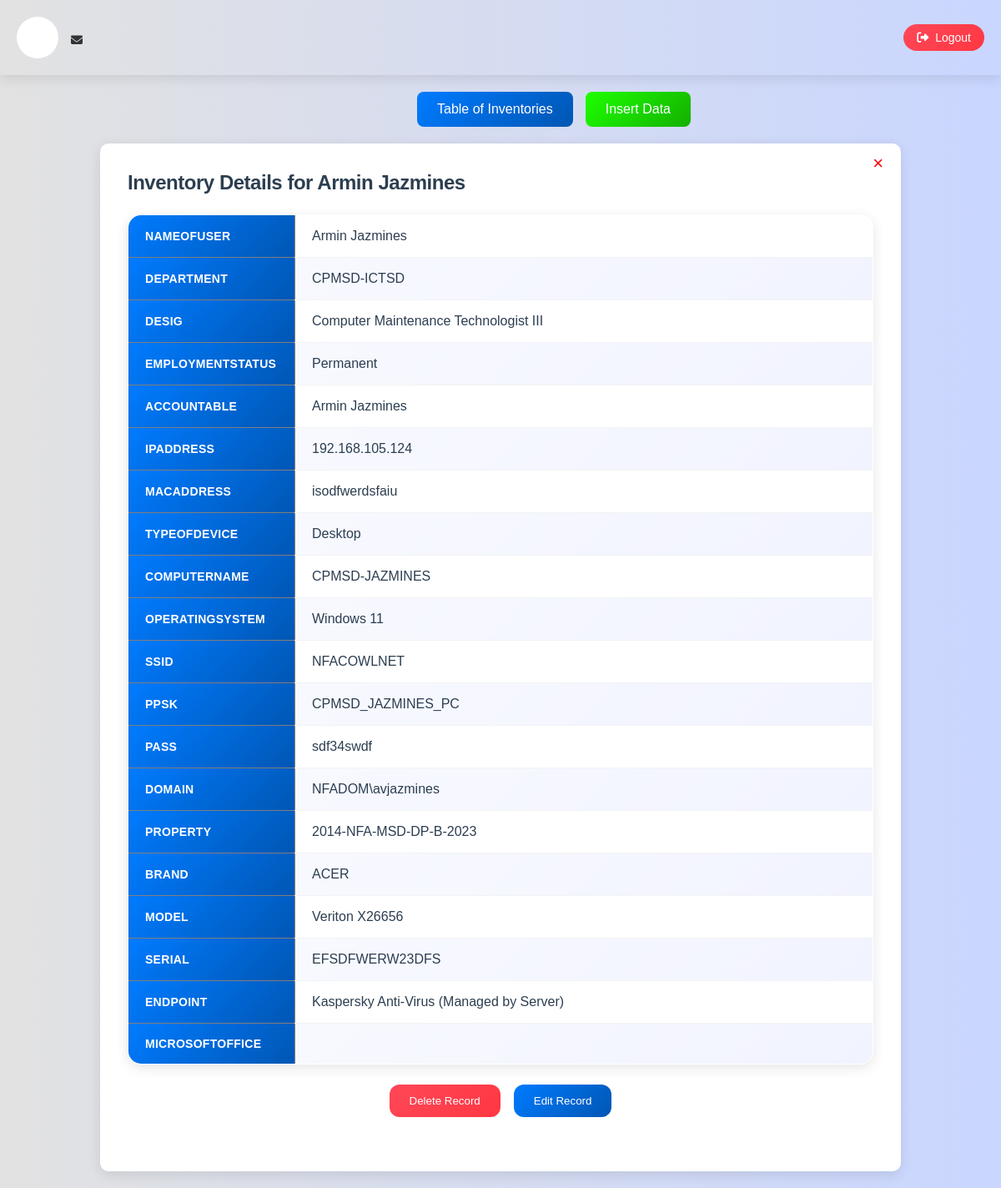
Screenshot of /homepage.php?id=22 with the database file from the repository.
### tables this page shows
CREATE TABLE `inventory` (
  `id` int(11) NOT NULL,
  `nameofuser` varchar(255) NOT NULL,
  `department` varchar(255) NOT NULL,
  `desig` varchar(100) NOT NULL,
  `employmentstatus` varchar(100) NOT NULL,
  `accountable` varchar(255) NOT NULL,
  `ipaddress` varchar(255) NOT NULL,
  `macaddress` varchar(255) NOT NULL,
  `typeofdevice` varchar(255) NOT NULL,
  `computername` varchar(250) NOT NULL,
  `operatingsystem` varchar(50) NOT NULL,
  `ssid` varchar(50) NOT NULL,
  `ppsk` varchar(50) NOT NULL,
  `pass` varchar(100) NOT NULL,
  `domain` varchar(100) NOT NULL,
  `property` varchar(100) NOT NULL,
  `brand` varchar(100) NOT NULL,
  `model` varchar(100) NOT NULL,
  `serial` varchar(100) NOT NULL,
  `endpoint` varchar(100) NOT NULL,
  `microsoftoffice` varchar(100) NOT NULL
);

### homepage.php (the view, shortened to what this page needs)
<?php
include("connect.php");
?>
<!DOCTYPE html>
<html lang="en">
<head>
    <link rel="stylesheet" href="https://cdnjs.cloudflare.com/ajax/libs/font-awesome/6.7.2/css/all.min.css">
    <link rel="stylesheet" href="homepagestyle.css">
</head>
<div class="user-header">
    <div class="user-profile">
        <div class="user-info">
            <div class="user-avatar">
            </div>
            <div class="user-details">
                <p><i class="fas fa-envelope"></i> <?php echo isset($_SESSION['email']) ? $_SESSION['email'] : ''; ?></p>
            </div>
        </div>
        <div class="user-actions">
            <a href="logout.php" class="logout-btn" id="logoutBtn">
                <i class="fas fa-sign-out-alt"></i>
                Logout
            </a>
        </div>
    </div>
</div>
<div class="action-buttons">
    <button id="showTableBtn" class="action-btn btn-table">
        Table of Inventories
    </button>
    <button id="showFormBtn" class="action-btn btn-insert">
        Insert Data
    </button>
</div>
<?php
if (isset($_GET['id'])) {
    $user_id = intval($_GET['id']);
    $query = mysqli_query($conn, "SELECT * FROM inventory WHERE id = $user_id");
    if (mysqli_num_rows($query) > 0) {
        $data = mysqli_fetch_assoc($query);
        echo "<div id='inventoryDetails' class='container'>
                <a href='homepage.php?show=table' style='position: absolute; top: 10px; right: 20px; font-size: 22px; color: red; text-decoration: none;' title='Close'>&times;</a>
                <h2>Inventory Details for " . htmlspecialchars($data['nameofuser']) . "</h2>
                <table border='1' cellpadding='8' cellspacing='0'>";
        foreach ($data as $key => $value) {
            if ($key === 'id') continue;
            $label = ucwords(str_replace("_", " ", $key));
            echo "<tr><th>$label</th><td>" . htmlspecialchars($value) . "</td></tr>";
        }
        echo "</table>";
        echo '<div class="record-actions">';
        echo '<form method="POST" action="delete.php" class="delete-form" onsubmit="return confirm(\'Are you sure you want to delete this record?\');">
                <input type="hidden" name="delete_id" value="' . htmlspecialchars($data['id']) . '">
                <button type="submit" class="delete-btn">
                    Delete Record
                </button>
            </form>';
        echo '<form action="homepage.php" method="GET" class="edit-form">
                <input type="hidden" name="edit_id" value="' . htmlspecialchars($data['id']) . '">
                <button type="submit" class="edit-btn">
                    Edit Record
                </button>
            </form>';
        echo '</div>';
        echo "</div>";
    } else {
        echo "<div class='container'><p style='color:#ff4757; text-align:center; font-weight:500;'><i class='fas fa-exclamation-triangle'></i> No details found for the selected user.</p></div>";
    }
}
?>
        </body>
</html>

### homepagestyle.css (style rules this page uses)
* { margin: 0%; padding: 0; box-sizing: border-box; font-family: "poppins", sans-serif; }
.user-header { background: transparent; color: #333; padding: 20px; margin-bottom: 20px; box-shadow: 0 4px 15px rgba(0, 0, 0, 0.1); }
.user-profile { display: flex; align-items: center; justify-content: space-between; flex-wrap: wrap; gap: 15px; }
.user-info { display: flex; align-items: center; gap: 15px; }
.user-avatar { height: 50px; width: 50px; background: #fff; border-radius: 50%; display: flex; align-items: center; justify-content: center; font-size: 20px; font-weight: bold; border: 2px solid rgba(255, 255, 255, 0.3); }
.user-details p { margin-top: 5px; font-size: 14px; }
.user-actions { display: flex; align-items: center; gap: 10px; }
.logout-btn { background: linear-gradient(135deg, #ff4757 0%, #ff3742 100%); color: white; display: flex; align-items: center; border: none; border-radius: 25px; padding: 8px 16px; font-size: 14px; font-weight: 500; cursor: pointer; gap: 8px; text-decoration: none; transition: all 0.3s ease; }
.action-buttons { display: flex; margin-top: 20px; margin-left: 500px; flex-wrap: wrap; gap: 15px; }
.action-btn { display: flex; align-items: center; border: none; border-radius: 8px; padding: 12px 24px; font-size: 16px; font-weight: 500; cursor: pointer; gap: 8px; transition: all 0.3s ease; }
.btn-table { background: linear-gradient(135deg, #007bff 0%, #0056b3 100%); transition: all 0.3s cubic-bezier(0.4, 0, 0.2, 1); color: white; }
.btn-insert { background: linear-gradient(135deg, #1eff00 0%, #14b000 100%); transition: all 0.3s cubic-bezier(0.4, 0, 0.2, 1); color: white; }
.container { background: #fff; width: 80%; padding: 32px; margin: 20px auto; border-radius: 10px; box-shadow: 0 4px 15px rgba(0, 0, 0, 0.1); backdrop-filter: blur(10px); border: 1px solid rgba(255, 255, 255, 0.2); }
.container h2 { font-size: 24px; font-weight: 600; color: #2c3e50; margin-bottom: 24px; letter-spacing: -0.02em; }
table { width: 100%; border-collapse: collapse; background: white; border-radius: 12px; overflow: hidden; box-shadow: 0 4px 15px rgba(0, 0, 0, 0.1); }
table th { background: linear-gradient(135deg, #007bff 0%, #0056b3 100%); color: white; padding: 16px; text-align: left; font-weight: 600; font-size: 14px; letter-spacing: 0.02em; text-transform: uppercase; }
table td { padding: 16px; border-bottom: 1px solid #f1f3f4; font-weight: 400; transition: all 0.3s ease; }
#inventoryDetails table { width: 100%; border-collapse: collapse; background: white; border-radius: 16px; overflow: hidden; box-shadow: 0 4px 15px rgba(0, 0, 0, 0.1); margin-bottom: 24px; }
#inventoryDetails table th { background: linear-gradient(135deg, #007bff 0%, #0056b3 100%); color: white; padding: 16px 20px; text-align: left; font-weight: 600; font-size: 14px; letter-spacing: 0.02em; width: 200px; }
#inventoryDetails table td { padding: 16px 20px; border-bottom: 1px solid #f1f3f4; font-weight: 400; color: #2c3e50; background: white; }
#inventoryDetails table tr:last-child td { border-bottom: none; }
#inventoryDetails table tr:nth-child(even) td { background: linear-gradient(135deg, #f8f9ff 0%, #f1f3ff 100%); }
.record-actions { display: flex; gap: 16px; margin-top: 24px; flex-wrap: wrap; align-items: center; justify-content: center; }
.delete-form, .edit-form { display: inline-block; }
.delete-btn { background: linear-gradient(135deg, #ff4757 0%, #ff3742 100%); color: white; padding: 12px 24px; border: none; border-radius: 12px; cursor: pointer; transition: all 0.3s cubic-bezier(0.4, 0, 0.2, 1); display: flex; align-items: center; }
.edit-btn { background: linear-gradient(135deg, #007bff 0%, #0056b3 100%); color: white; padding: 12px 24px; border: none; border-radius: 12px; cursor: pointer; transition: all 0.3s cubic-bezier(0.4, 0, 0.2, 1); display: flex; align-items: center; }
form { margin-bottom: 2rem; }

### rows the page displays
inventory: nameofuser "Armin Jazmines", department "CPMSD-ICTSD", desig "Computer Maintenance Technologist III", employmentstatus "Permanent", accountable "Armin Jazmines", ipaddress "192.168.105.124", macaddress "isodfwerdsfaiu", typeofdevice "Desktop", computername "CPMSD-JAZMINES", operatingsystem "Windows 11", ssid "NFACOWLNET", ppsk "CPMSD_JAZMINES_PC", pass "sdf34swdf", domain "NFADOM\\avjazmines", property "2014-NFA-MSD-DP-B-2023", brand "ACER", model "Veriton X26656", serial "EFSDFWERW23DFS", endpoint "Kaspersky Anti-Virus (Managed by Server)"

### other values shown
$label "NAMEOFUSER"
$label "DEPARTMENT"
$label "DESIG"
$label "EMPLOYMENTSTATUS"
$label "ACCOUNTABLE"
$label "IPADDRESS"
$label "MACADDRESS"
$label "TYPEOFDEVICE"
$label "COMPUTERNAME"
$label "OPERATINGSYSTEM"
$label "SSID"
$label "PPSK"
$label "PASS"
$label "DOMAIN"
$label "PROPERTY"
